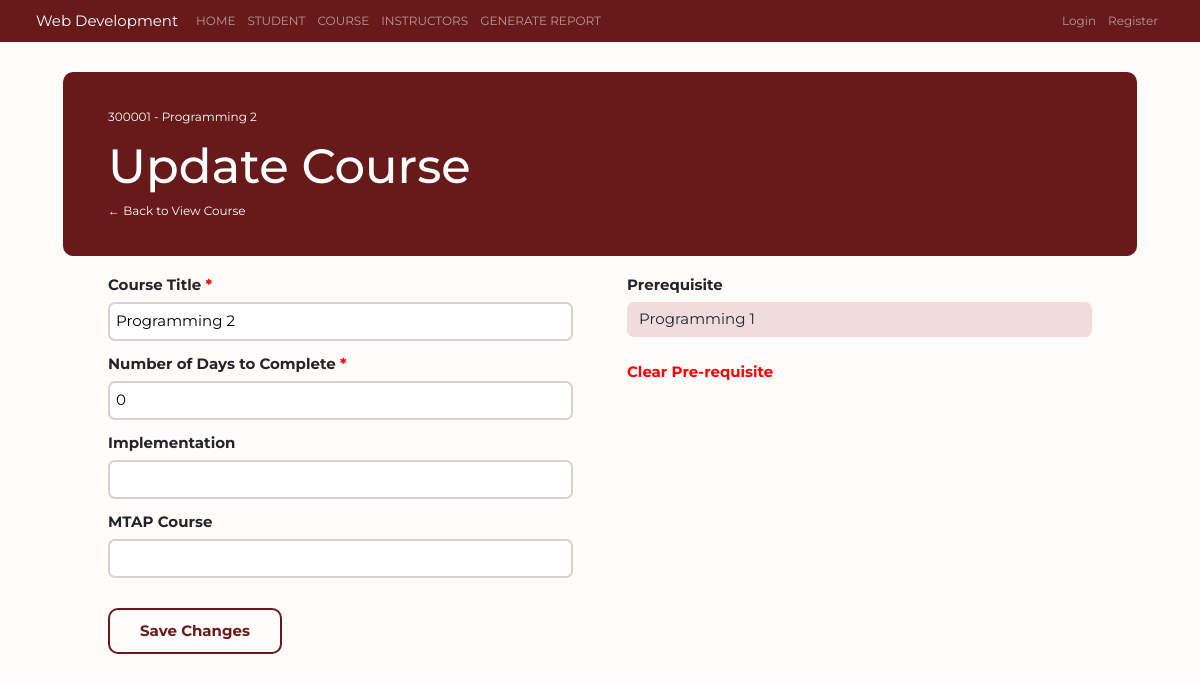
The page /course/updateCourse.php?id=300001 on the database its author committed.
### tables this page shows
CREATE TABLE `course` (
  `course_id` int(11) NOT NULL,
  `course_title` varchar(30) NOT NULL,
  `number_of_days` int(11) NOT NULL DEFAULT 1,
  `mtap_course` varchar(200) DEFAULT NULL,
  `pre_requisite_course` int(11) DEFAULT NULL,
  `implementation` varchar(200) DEFAULT NULL,
  `year_certified` int(4) NOT NULL
);

### course/updateCourse.php (the view, shortened to what this page needs)
<?php
	require '../templates/connection.php';
  require '../templates/header.php';
  if(isset($_GET['id'])){
    $id = $_GET['id'];
  }
  else{
     header("Location: index.php");
  }
  $query = "SELECT * FROM `course` WHERE course_id='$id' ";
  $query_run = mysqli_query($conn, $query);
  $result = mysqli_fetch_assoc($query_run);
?>
<link rel="stylesheet" type="text/css" href="../assets/css/update_course_style.css">
</head>
<body style="font-family: Montserrat; overflow-x:hidden; background-color:#fffcfa">
<?php include '../templates/navigation.php' ?>
<div class="box m-5 p-5">
  <div class="row p-5" style="background-color:#681a1a; color: white; border-radius:10px;">
      <p><?= $id . " - " . $result['course_title'] ?></p>
      <h1 style = 'font-size:48px'>
        Update Course
      </h1>
      <a href="viewrecord.php?id=<?= $id;?>" style = "color:white !important; text-decoration:none" >
        &#8592; Back to View Course
      </a>
  </div>
  <div class="container mt-4 pe-5 ps-5" style="background-color:#fffcfa;">
      <div class="row mt-1">
        <div class="col me-5 fs-5">
          <form action="code.php" method ="POST">
            <div class="row-box mb-3">
              <label class = "fw-bold fs-5 mb-2" for='course-title'>Course Title <span class="asterisk"> *</span></label>
              <input class = "fs-5 p-2" value="<?php echo $result['course_title']?>" type="text" name="course_title" id='course-title' required>
            </div>
            <div class="row-box mb-3">
              <label class = "fw-bold fs-5 mb-2" for='number-of-days'>Number of Days to Complete <span class="asterisk"> *</span></label>
              <input class = "fs-5 p-2" value="<?php echo $result['number_of_days']?>" type="number" name="number_of_days" id='number-of-days' required>
            </div>
            <div class="row-box mb-3">
              <label class = "fw-bold fs-5 mb-2" for='implementation'>Implementation</label>
              <input class = "fs-5 p-2" value="<?php echo $result['implementation']?>" type ="text" name="implementation" id='implementation'></input>
            </div>
            <div class="row-box mb-3">
              <label class = "fw-bold fs-5 mb-2"  for='mtap-course'>MTAP Course</label>
              <input class = "fs-5 p-2" value="<?php echo $result['mtap_course']?>" type="text" name="mtap_course" id='mtap-course'></input>
            </div>
            <button type="submit" name="update_course" class="save-changes-btn mt-4 fs-5">
              Save Changes
            </button>
          </form>
        </div>
        <div class="col">
          <?php if(!$result['pre_requisite_course']) { ?>
          <form method ="POST" action ="updateCourse.php?id=<?= $id ?>">
            <div class="row-box">
              <label class = "fs-5 fw-bold mb-2">Course Prerequisites <label class="asterisk"> *</label></label>
              <div class="row">
                <div class="input-group">
                  <span class="input-group-append">
                    <span class="btn" id="search-icon">
                          <i class="fa fa-search"></i>
                    </span>
                  </span>
                  <input class="fs-5" type="search" id="search-input" placeholder="Enter course name or id" name = 'course'>
                </div>
              </div>
            </div>
          </form>
          <div class = "list-group overflow-auto fs-5 me-2" style ='max-height:300px;'>
          <?php
            if(isset($_POST['course'])) {
              $course = $_POST['course'];
              $sql = "
                SELECT *
                FROM course
                WHERE (course_title LIKE '%$course%'
                OR course_id = '$course')
                AND course_id <> '$id';
                ";
              $query = mysqli_query($conn, $sql);
              while($course = mysqli_fetch_assoc($query)) { ?>
                <form method ="POST" action ="setPrerequisite.php?id=<?= $id  ?>">
                  <input type="hidden" name="prerequisite_id" value ="<?= $course['course_id'] ?>">
                  <button type = "submit" class="list-group-item list-group-item-action fs-5" style="padding: 8px; padding-left: 15px;text-align:left; border: 1px solid lightgray;">
                    <h6><?= $course['course_id'] . " - " . $course['course_title'] ?></h6>
                  </button>
                </form>
              <?php } ?>
            <?php } ?>
          </div>
        <?php } else {?>
          <div>
            <div class="overflow-auto mb-2 fs-5" style='max-height: 300px;'><strong>Prerequisite</strong></div>
            <div>
              <?php
                $pre_req = $result["pre_requisite_course"];
                while($pre_req) {
                  $sql = "SELECT * FROM course WHERE course_id = '$pre_req'";
                  $query = mysqli_query($conn, $sql);
                  $course = mysqli_fetch_assoc($query);
                ?>
                  <div class="row-box mb-2 fs-5 p-2 ps-3" style="background: #f0dcdc; border-radius: 7px; padding: 10px; padding-left:20px;";><?= $course['course_title'] ?></div>
                <?php
                  $pre_req = $course['pre_requisite_course'];
                }
                ?>
                <form method="POST" action ="clear.php">
                  <button class="mt-4 fs-5" id="clear-btn" >Clear Pre-requisite</button>
                </form>
            </div>
          </div>
        <?php } ?>
        </div>
      </div>
    </div>
  </div>
</body>
</html>

### assets/css/update_course_style.css (style rules this page uses)
:root { font-size: 12px; }
body { margin:0; }
.row-box { display:flex; flex-direction: column; }
.asterisk { color:red; }
#mtap-course, #implementation, #number-of-days, #course-title { border: 2px solid lightgray; border-radius: 7px; }
.save-changes-btn { border: 2px solid #681a1a; background-color: #fffcfa; text-align: center; color: #681a1a; padding: 10px; padding-left: 30px; padding-right: 30px; border-radius: 10px; font-weight: bold; }
#clear-btn { all: unset; cursor:pointer; color:red; font-weight:bold; }

### rows shown on the page
course: course_title "Programming 2", number_of_days "0"
course: course_title "Programming 1"

### other values the page prints
$id "300001"
